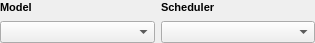
<?xml version="1.0" encoding="UTF-8"?>
<ui version="4.0">
 <class>Form</class>
 <widget class="QWidget" name="Form">
  <property name="geometry">
   <rect>
    <x>0</x>
    <y>0</y>
    <width>315</width>
    <height>43</height>
   </rect>
  </property>
  <property name="minimumSize">
   <size>
    <width>0</width>
    <height>43</height>
   </size>
  </property>
  <property name="maximumSize">
   <size>
    <width>16777215</width>
    <height>43</height>
   </size>
  </property>
  <property name="windowTitle">
   <string>Form</string>
  </property>
  <layout class="QGridLayout" name="gridLayout">
   <property name="leftMargin">
    <number>0</number>
   </property>
   <property name="topMargin">
    <number>0</number>
   </property>
   <property name="rightMargin">
    <number>0</number>
   </property>
   <property name="bottomMargin">
    <number>0</number>
   </property>
   <item row="0" column="0">
    <layout class="QVBoxLayout" name="verticalLayout">
     <item>
      <widget class="QLabel" name="label">
       <property name="font">
        <font>
         <pointsize>8</pointsize>
         <bold>true</bold>
        </font>
       </property>
       <property name="text">
        <string>Model</string>
       </property>
      </widget>
     </item>
     <item>
      <widget class="QComboBox" name="model_dropdown">
       <property name="font">
        <font>
         <pointsize>8</pointsize>
        </font>
       </property>
      </widget>
     </item>
    </layout>
   </item>
   <item row="0" column="1">
    <layout class="QVBoxLayout" name="verticalLayout_2">
     <item>
      <widget class="QLabel" name="label_2">
       <property name="font">
        <font>
         <pointsize>8</pointsize>
         <bold>true</bold>
        </font>
       </property>
       <property name="text">
        <string>Scheduler</string>
       </property>
      </widget>
     </item>
     <item>
      <widget class="QComboBox" name="scheduler_dropdown">
       <property name="font">
        <font>
         <pointsize>8</pointsize>
        </font>
       </property>
      </widget>
     </item>
    </layout>
   </item>
  </layout>
 </widget>
 <resources/>
 <connections/>
</ui>
